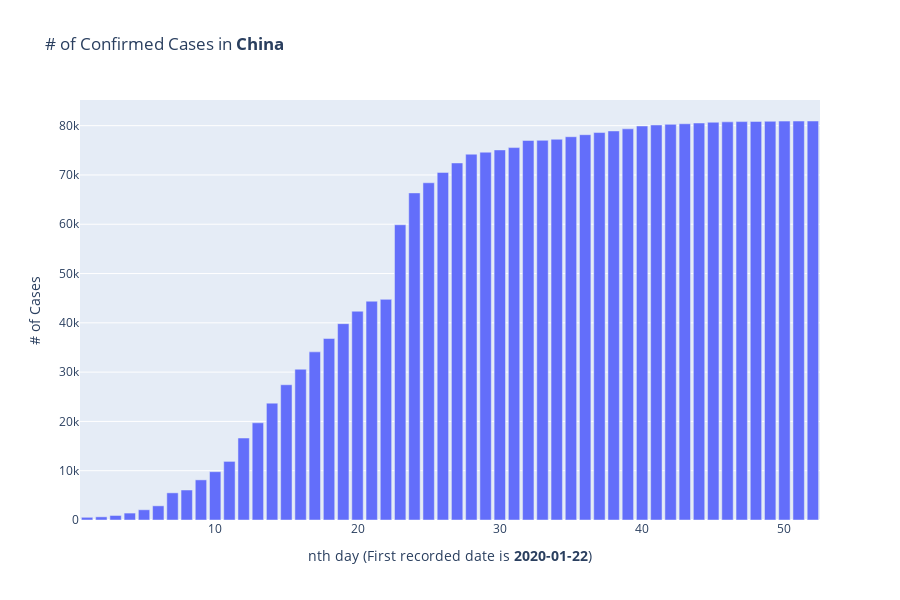

Notebook source saved alongside this figure:
### Code cell
quick_confirmed_bar_plot(case_china, 'China')

### Figure 1 — Plotly figure (JSON) as saved in the notebook; plotly's stock layout.template omitted (floating-point values rounded to 4 significant figures)
{"data": [{"alignmentgroup": "True", "hoverlabel": {"namelength": 0}, "hovertemplate": "Day=%{x}<br>Cases=%{y}", "legendgroup": "", "marker": {"color": "#636efa"}, "name": "", "offsetgroup": "", "orientation": "v", "showlegend": false, "textposition": "auto", "type": "bar", "x": [1, 2, 3, 4, 5, 6, 7, 8, 9, 10, 11, 12, 13, 14, 15, 16, 17, 18, 19, 20, 21, 22, 23, 24, 25, 26, 27, 28, 29, 30, 31, 32, 33, 34, 35, 36, 37, 38, 39, 40, 41, 42, 43, 44, 45, 46, 47, 48, 49, 50, 51, 52], "xaxis": "x", "y": [548, 643, 920, 1406, 2075, 2877, 5509, 6087, 8141, 9802, 11891, 16630, 19716, 23707, 27440, 30587, 34110, 36814, 39829, 42354, 44386, 44759, 59895, 66358, 68413, 70513, 72434, 74211, 74619, 75077, 75550, 77001, 77022, 77241, 77754, 78166, 78600, 78928, 79356, 79932, 80136, 80261, 80386, 80537, 80690, 80770, 80823, 80860, 80887, 80921, 80932, 80945], "yaxis": "y"}], "layout": {"barmode": "relative", "height": 600, "legend": {"tracegroupgap": 0}, "title": {"text": "# of Confirmed Cases in <b>China</b>"}, "xaxis": {"anchor": "y", "domain": [0, 1], "title": {"text": "nth day (First recorded date is <b>2020-01-22</b>)"}}, "yaxis": {"anchor": "x", "domain": [0, 1], "title": {"text": "# of Cases"}}}}
